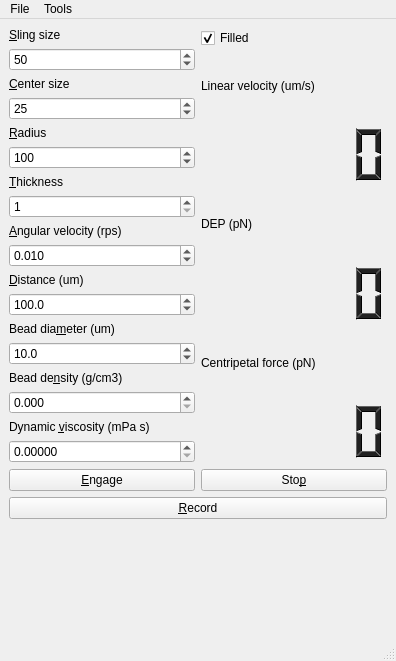
<?xml version="1.0" encoding="UTF-8"?>
<ui version="4.0">
 <author>Joan Juvert</author>
 <class>ControlWindow</class>
 <widget class="QMainWindow" name="ControlWindow">
  <property name="geometry">
   <rect>
    <x>0</x>
    <y>0</y>
    <width>396</width>
    <height>661</height>
   </rect>
  </property>
  <property name="sizePolicy">
   <sizepolicy hsizetype="Preferred" vsizetype="Preferred">
    <horstretch>0</horstretch>
    <verstretch>0</verstretch>
   </sizepolicy>
  </property>
  <property name="minimumSize">
   <size>
    <width>300</width>
    <height>661</height>
   </size>
  </property>
  <property name="maximumSize">
   <size>
    <width>396</width>
    <height>661</height>
   </size>
  </property>
  <property name="focusPolicy">
   <enum>Qt::ClickFocus</enum>
  </property>
  <property name="windowTitle">
   <string>Control Window (sling)</string>
  </property>
  <widget class="QWidget" name="centralwidget">
   <property name="autoFillBackground">
    <bool>false</bool>
   </property>
   <layout class="QGridLayout" name="gridLayout">
    <item row="0" column="0">
     <layout class="QVBoxLayout" name="verticalLayout_15">
      <item>
       <layout class="QVBoxLayout" name="verticalLayout_2">
        <item>
         <widget class="QLabel" name="slingSize_label">
          <property name="text">
           <string>&amp;Sling size</string>
          </property>
          <property name="buddy">
           <cstring>slingSize_spinBox</cstring>
          </property>
         </widget>
        </item>
        <item>
         <widget class="QSpinBox" name="slingSize_spinBox">
          <property name="toolTip">
           <string>Scale of the figure</string>
          </property>
          <property name="accelerated">
           <bool>false</bool>
          </property>
          <property name="minimum">
           <number>1</number>
          </property>
          <property name="maximum">
           <number>1000</number>
          </property>
          <property name="value">
           <number>50</number>
          </property>
         </widget>
        </item>
       </layout>
      </item>
      <item>
       <layout class="QVBoxLayout" name="verticalLayout_7">
        <item>
         <widget class="QLabel" name="centerSize_label">
          <property name="text">
           <string>&amp;Center size</string>
          </property>
          <property name="buddy">
           <cstring>centerSize_spinBox</cstring>
          </property>
         </widget>
        </item>
        <item>
         <widget class="QSpinBox" name="centerSize_spinBox">
          <property name="minimum">
           <number>1</number>
          </property>
          <property name="maximum">
           <number>1000</number>
          </property>
          <property name="value">
           <number>25</number>
          </property>
         </widget>
        </item>
       </layout>
      </item>
      <item>
       <layout class="QVBoxLayout" name="verticalLayout_14">
        <item>
         <widget class="QLabel" name="radius_label">
          <property name="text">
           <string>&amp;Radius</string>
          </property>
          <property name="buddy">
           <cstring>radius_spinBox</cstring>
          </property>
         </widget>
        </item>
        <item>
         <widget class="QSpinBox" name="radius_spinBox">
          <property name="minimum">
           <number>1</number>
          </property>
          <property name="maximum">
           <number>1000</number>
          </property>
          <property name="value">
           <number>100</number>
          </property>
         </widget>
        </item>
       </layout>
      </item>
      <item>
       <layout class="QVBoxLayout" name="verticalLayout_9">
        <item>
         <widget class="QLabel" name="thickness_label">
          <property name="text">
           <string>&amp;Thickness</string>
          </property>
          <property name="buddy">
           <cstring>thickness_spinBox</cstring>
          </property>
         </widget>
        </item>
        <item>
         <widget class="QSpinBox" name="thickness_spinBox">
          <property name="toolTip">
           <string>Thickness of the lines</string>
          </property>
          <property name="minimum">
           <number>1</number>
          </property>
          <property name="maximum">
           <number>1000</number>
          </property>
         </widget>
        </item>
       </layout>
      </item>
      <item>
       <layout class="QVBoxLayout" name="verticalLayout_3">
        <item>
         <widget class="QLabel" name="aVelocity_label">
          <property name="text">
           <string>&amp;Angular velocity (rps)</string>
          </property>
          <property name="buddy">
           <cstring>aVelocity_doubleSpinBox</cstring>
          </property>
         </widget>
        </item>
        <item>
         <widget class="QDoubleSpinBox" name="aVelocity_doubleSpinBox">
          <property name="toolTip">
           <string>Angular velocity in revolutions per second</string>
          </property>
          <property name="decimals">
           <number>3</number>
          </property>
          <property name="maximum">
           <double>100.000000000000000</double>
          </property>
          <property name="singleStep">
           <double>0.010000000000000</double>
          </property>
          <property name="value">
           <double>0.010000000000000</double>
          </property>
         </widget>
        </item>
       </layout>
      </item>
      <item>
       <layout class="QVBoxLayout" name="verticalLayout_4">
        <item>
         <widget class="QLabel" name="distance_label">
          <property name="text">
           <string>&amp;Distance (um)</string>
          </property>
          <property name="buddy">
           <cstring>distance_doubleSpinBox</cstring>
          </property>
         </widget>
        </item>
        <item>
         <widget class="QDoubleSpinBox" name="distance_doubleSpinBox">
          <property name="toolTip">
           <string>The distance from the center of the wheel to the center of the bead</string>
          </property>
          <property name="decimals">
           <number>1</number>
          </property>
          <property name="maximum">
           <double>1000.000000000000000</double>
          </property>
          <property name="value">
           <double>100.000000000000000</double>
          </property>
         </widget>
        </item>
       </layout>
      </item>
      <item>
       <layout class="QVBoxLayout" name="verticalLayout_6">
        <item>
         <widget class="QLabel" name="diameter_label">
          <property name="text">
           <string>Bead dia&amp;meter (um)</string>
          </property>
          <property name="buddy">
           <cstring>diameter_doubleSpinBox</cstring>
          </property>
         </widget>
        </item>
        <item>
         <widget class="QDoubleSpinBox" name="diameter_doubleSpinBox">
          <property name="toolTip">
           <string>Radius of the bead in microns</string>
          </property>
          <property name="decimals">
           <number>1</number>
          </property>
          <property name="maximum">
           <double>1000.000000000000000</double>
          </property>
          <property name="value">
           <double>10.000000000000000</double>
          </property>
         </widget>
        </item>
       </layout>
      </item>
      <item>
       <layout class="QVBoxLayout" name="verticalLayout_10">
        <item>
         <widget class="QLabel" name="density_label">
          <property name="text">
           <string>Bead de&amp;nsity (g/cm3)</string>
          </property>
          <property name="buddy">
           <cstring>density_doubleSpinBox</cstring>
          </property>
         </widget>
        </item>
        <item>
         <widget class="QDoubleSpinBox" name="density_doubleSpinBox">
          <property name="toolTip">
           <string>The density of the bead in g/cm3</string>
          </property>
          <property name="decimals">
           <number>3</number>
          </property>
          <property name="maximum">
           <double>100.000000000000000</double>
          </property>
         </widget>
        </item>
       </layout>
      </item>
      <item>
       <layout class="QVBoxLayout" name="verticalLayout">
        <item>
         <widget class="QLabel" name="viscosity_label">
          <property name="text">
           <string>Dynamic &amp;viscosity (mPa s)</string>
          </property>
          <property name="buddy">
           <cstring>viscosity_doubleSpinBox</cstring>
          </property>
         </widget>
        </item>
        <item>
         <widget class="QDoubleSpinBox" name="viscosity_doubleSpinBox">
          <property name="toolTip">
           <string>Dynamic viscosity of the solution in mPa s</string>
          </property>
          <property name="decimals">
           <number>5</number>
          </property>
          <property name="maximum">
           <double>1000000.000000000000000</double>
          </property>
         </widget>
        </item>
       </layout>
      </item>
     </layout>
    </item>
    <item row="1" column="0" colspan="2">
     <layout class="QVBoxLayout" name="verticalLayout_13">
      <item>
       <layout class="QHBoxLayout" name="horizontalLayout">
        <item>
         <widget class="QPushButton" name="engage_pushButton">
          <property name="toolTip">
           <string>Start the animation</string>
          </property>
          <property name="text">
           <string>&amp;Engage</string>
          </property>
         </widget>
        </item>
        <item>
         <widget class="QPushButton" name="stop_pushButton">
          <property name="toolTip">
           <string>Stop the animation</string>
          </property>
          <property name="text">
           <string>Sto&amp;p</string>
          </property>
         </widget>
        </item>
       </layout>
      </item>
      <item>
       <widget class="QPushButton" name="record_pushButton">
        <property name="focusPolicy">
         <enum>Qt::StrongFocus</enum>
        </property>
        <property name="toolTip">
         <string>Record the current parameters to file</string>
        </property>
        <property name="text">
         <string>&amp;Record</string>
        </property>
       </widget>
      </item>
     </layout>
    </item>
    <item row="0" column="1">
     <layout class="QVBoxLayout" name="verticalLayout_16">
      <item>
       <widget class="QCheckBox" name="filled_checkBox">
        <property name="text">
         <string>Filled</string>
        </property>
        <property name="checked">
         <bool>true</bool>
        </property>
       </widget>
      </item>
      <item>
       <layout class="QVBoxLayout" name="verticalLayout_12">
        <item>
         <layout class="QVBoxLayout" name="verticalLayout_5">
          <item>
           <widget class="QLabel" name="lVelocity_label">
            <property name="text">
             <string>Linear velocity (um/s)</string>
            </property>
           </widget>
          </item>
          <item>
           <widget class="QLCDNumber" name="lVelocity_LCDNumber">
            <property name="palette">
             <palette>
              <active>
               <colorrole role="WindowText">
                <brush brushstyle="SolidPattern">
                 <color alpha="255">
                  <red>33</red>
                  <green>33</green>
                  <blue>33</blue>
                 </color>
                </brush>
               </colorrole>
               <colorrole role="Light">
                <brush brushstyle="SolidPattern">
                 <color alpha="255">
                  <red>100</red>
                  <green>100</green>
                  <blue>100</blue>
                 </color>
                </brush>
               </colorrole>
               <colorrole role="Dark">
                <brush brushstyle="SolidPattern">
                 <color alpha="255">
                  <red>0</red>
                  <green>0</green>
                  <blue>0</blue>
                 </color>
                </brush>
               </colorrole>
               <colorrole role="Text">
                <brush brushstyle="SolidPattern">
                 <color alpha="255">
                  <red>33</red>
                  <green>33</green>
                  <blue>33</blue>
                 </color>
                </brush>
               </colorrole>
               <colorrole role="ButtonText">
                <brush brushstyle="SolidPattern">
                 <color alpha="255">
                  <red>33</red>
                  <green>33</green>
                  <blue>33</blue>
                 </color>
                </brush>
               </colorrole>
              </active>
              <inactive>
               <colorrole role="WindowText">
                <brush brushstyle="SolidPattern">
                 <color alpha="255">
                  <red>33</red>
                  <green>33</green>
                  <blue>33</blue>
                 </color>
                </brush>
               </colorrole>
               <colorrole role="Light">
                <brush brushstyle="SolidPattern">
                 <color alpha="255">
                  <red>100</red>
                  <green>100</green>
                  <blue>100</blue>
                 </color>
                </brush>
               </colorrole>
               <colorrole role="Dark">
                <brush brushstyle="SolidPattern">
                 <color alpha="255">
                  <red>0</red>
                  <green>0</green>
                  <blue>0</blue>
                 </color>
                </brush>
               </colorrole>
               <colorrole role="Text">
                <brush brushstyle="SolidPattern">
                 <color alpha="255">
                  <red>33</red>
                  <green>33</green>
                  <blue>33</blue>
                 </color>
                </brush>
               </colorrole>
               <colorrole role="ButtonText">
                <brush brushstyle="SolidPattern">
                 <color alpha="255">
                  <red>33</red>
                  <green>33</green>
                  <blue>33</blue>
                 </color>
                </brush>
               </colorrole>
              </inactive>
              <disabled>
               <colorrole role="WindowText">
                <brush brushstyle="SolidPattern">
                 <color alpha="255">
                  <red>0</red>
                  <green>0</green>
                  <blue>0</blue>
                 </color>
                </brush>
               </colorrole>
               <colorrole role="Light">
                <brush brushstyle="SolidPattern">
                 <color alpha="255">
                  <red>100</red>
                  <green>100</green>
                  <blue>100</blue>
                 </color>
                </brush>
               </colorrole>
               <colorrole role="Dark">
                <brush brushstyle="SolidPattern">
                 <color alpha="255">
                  <red>0</red>
                  <green>0</green>
                  <blue>0</blue>
                 </color>
                </brush>
               </colorrole>
               <colorrole role="Text">
                <brush brushstyle="SolidPattern">
                 <color alpha="255">
                  <red>0</red>
                  <green>0</green>
                  <blue>0</blue>
                 </color>
                </brush>
               </colorrole>
               <colorrole role="ButtonText">
                <brush brushstyle="SolidPattern">
                 <color alpha="255">
                  <red>0</red>
                  <green>0</green>
                  <blue>0</blue>
                 </color>
                </brush>
               </colorrole>
              </disabled>
             </palette>
            </property>
            <property name="toolTip">
             <string>Linear velocity of the bead in microns per second</string>
            </property>
            <property name="frameShape">
             <enum>QFrame::NoFrame</enum>
            </property>
            <property name="frameShadow">
             <enum>QFrame::Raised</enum>
            </property>
            <property name="smallDecimalPoint">
             <bool>false</bool>
            </property>
            <property name="numDigits">
             <number>6</number>
            </property>
           </widget>
          </item>
         </layout>
        </item>
        <item>
         <layout class="QVBoxLayout" name="verticalLayout_8">
          <item>
           <widget class="QLabel" name="DEPForce_label">
            <property name="text">
             <string>DEP (pN)</string>
            </property>
            <property name="textFormat">
             <enum>Qt::PlainText</enum>
            </property>
           </widget>
          </item>
          <item>
           <widget class="QLCDNumber" name="DEPForce_LCDNumber">
            <property name="palette">
             <palette>
              <active>
               <colorrole role="WindowText">
                <brush brushstyle="SolidPattern">
                 <color alpha="255">
                  <red>33</red>
                  <green>33</green>
                  <blue>33</blue>
                 </color>
                </brush>
               </colorrole>
               <colorrole role="Light">
                <brush brushstyle="SolidPattern">
                 <color alpha="255">
                  <red>100</red>
                  <green>100</green>
                  <blue>100</blue>
                 </color>
                </brush>
               </colorrole>
               <colorrole role="Dark">
                <brush brushstyle="SolidPattern">
                 <color alpha="255">
                  <red>0</red>
                  <green>0</green>
                  <blue>0</blue>
                 </color>
                </brush>
               </colorrole>
               <colorrole role="Text">
                <brush brushstyle="SolidPattern">
                 <color alpha="255">
                  <red>33</red>
                  <green>33</green>
                  <blue>33</blue>
                 </color>
                </brush>
               </colorrole>
               <colorrole role="ButtonText">
                <brush brushstyle="SolidPattern">
                 <color alpha="255">
                  <red>33</red>
                  <green>33</green>
                  <blue>33</blue>
                 </color>
                </brush>
               </colorrole>
              </active>
              <inactive>
               <colorrole role="WindowText">
                <brush brushstyle="SolidPattern">
                 <color alpha="255">
                  <red>33</red>
                  <green>33</green>
                  <blue>33</blue>
                 </color>
                </brush>
               </colorrole>
               <colorrole role="Light">
                <brush brushstyle="SolidPattern">
                 <color alpha="255">
                  <red>100</red>
                  <green>100</green>
                  <blue>100</blue>
                 </color>
                </brush>
               </colorrole>
               <colorrole role="Dark">
                <brush brushstyle="SolidPattern">
                 <color alpha="255">
                  <red>0</red>
                  <green>0</green>
                  <blue>0</blue>
                 </color>
                </brush>
               </colorrole>
               <colorrole role="Text">
                <brush brushstyle="SolidPattern">
                 <color alpha="255">
                  <red>33</red>
                  <green>33</green>
                  <blue>33</blue>
                 </color>
                </brush>
               </colorrole>
               <colorrole role="ButtonText">
                <brush brushstyle="SolidPattern">
                 <color alpha="255">
                  <red>33</red>
                  <green>33</green>
                  <blue>33</blue>
                 </color>
                </brush>
               </colorrole>
              </inactive>
              <disabled>
               <colorrole role="WindowText">
                <brush brushstyle="SolidPattern">
                 <color alpha="255">
                  <red>0</red>
                  <green>0</green>
                  <blue>0</blue>
                 </color>
                </brush>
               </colorrole>
               <colorrole role="Light">
                <brush brushstyle="SolidPattern">
                 <color alpha="255">
                  <red>100</red>
                  <green>100</green>
                  <blue>100</blue>
                 </color>
                </brush>
               </colorrole>
               <colorrole role="Dark">
                <brush brushstyle="SolidPattern">
                 <color alpha="255">
                  <red>0</red>
                  <green>0</green>
                  <blue>0</blue>
                 </color>
                </brush>
               </colorrole>
               <colorrole role="Text">
                <brush brushstyle="SolidPattern">
                 <color alpha="255">
                  <red>0</red>
                  <green>0</green>
                  <blue>0</blue>
                 </color>
                </brush>
               </colorrole>
               <colorrole role="ButtonText">
                <brush brushstyle="SolidPattern">
                 <color alpha="255">
                  <red>0</red>
                  <green>0</green>
                  <blue>0</blue>
                 </color>
                </brush>
               </colorrole>
              </disabled>
             </palette>
            </property>
            <property name="toolTip">
             <string>Dielectrophoretic force in pN</string>
            </property>
            <property name="frameShape">
             <enum>QFrame::NoFrame</enum>
            </property>
            <property name="frameShadow">
             <enum>QFrame::Raised</enum>
            </property>
            <property name="smallDecimalPoint">
             <bool>false</bool>
            </property>
            <property name="numDigits">
             <number>6</number>
            </property>
           </widget>
          </item>
         </layout>
        </item>
        <item>
         <layout class="QVBoxLayout" name="verticalLayout_11">
          <item>
           <widget class="QLabel" name="cForce_label">
            <property name="text">
             <string>Centripetal force (pN)</string>
            </property>
            <property name="textFormat">
             <enum>Qt::PlainText</enum>
            </property>
           </widget>
          </item>
          <item>
           <widget class="QLCDNumber" name="cForce_LCDNumber">
            <property name="palette">
             <palette>
              <active>
               <colorrole role="WindowText">
                <brush brushstyle="SolidPattern">
                 <color alpha="255">
                  <red>33</red>
                  <green>33</green>
                  <blue>33</blue>
                 </color>
                </brush>
               </colorrole>
               <colorrole role="Light">
                <brush brushstyle="SolidPattern">
                 <color alpha="255">
                  <red>100</red>
                  <green>100</green>
                  <blue>100</blue>
                 </color>
                </brush>
               </colorrole>
               <colorrole role="Dark">
                <brush brushstyle="SolidPattern">
                 <color alpha="255">
                  <red>0</red>
                  <green>0</green>
                  <blue>0</blue>
                 </color>
                </brush>
               </colorrole>
               <colorrole role="Text">
                <brush brushstyle="SolidPattern">
                 <color alpha="255">
                  <red>33</red>
                  <green>33</green>
                  <blue>33</blue>
                 </color>
                </brush>
               </colorrole>
               <colorrole role="ButtonText">
                <brush brushstyle="SolidPattern">
                 <color alpha="255">
                  <red>33</red>
                  <green>33</green>
                  <blue>33</blue>
                 </color>
                </brush>
               </colorrole>
              </active>
              <inactive>
               <colorrole role="WindowText">
                <brush brushstyle="SolidPattern">
                 <color alpha="255">
                  <red>33</red>
                  <green>33</green>
                  <blue>33</blue>
                 </color>
                </brush>
               </colorrole>
               <colorrole role="Light">
                <brush brushstyle="SolidPattern">
                 <color alpha="255">
                  <red>100</red>
                  <green>100</green>
                  <blue>100</blue>
                 </color>
                </brush>
               </colorrole>
               <colorrole role="Dark">
                <brush brushstyle="SolidPattern">
                 <color alpha="255">
                  <red>0</red>
                  <green>0</green>
                  <blue>0</blue>
                 </color>
                </brush>
               </colorrole>
               <colorrole role="Text">
                <brush brushstyle="SolidPattern">
                 <color alpha="255">
                  <red>33</red>
                  <green>33</green>
                  <blue>33</blue>
                 </color>
                </brush>
               </colorrole>
               <colorrole role="ButtonText">
                <brush brushstyle="SolidPattern">
                 <color alpha="255">
                  <red>33</red>
                  <green>33</green>
                  <blue>33</blue>
                 </color>
                </brush>
               </colorrole>
              </inactive>
              <disabled>
               <colorrole role="WindowText">
                <brush brushstyle="SolidPattern">
                 <color alpha="255">
                  <red>0</red>
                  <green>0</green>
                  <blue>0</blue>
                 </color>
                </brush>
               </colorrole>
               <colorrole role="Light">
                <brush brushstyle="SolidPattern">
                 <color alpha="255">
                  <red>100</red>
                  <green>100</green>
                  <blue>100</blue>
                 </color>
                </brush>
               </colorrole>
               <colorrole role="Dark">
                <brush brushstyle="SolidPattern">
                 <color alpha="255">
                  <red>0</red>
                  <green>0</green>
                  <blue>0</blue>
                 </color>
                </brush>
               </colorrole>
               <colorrole role="Text">
                <brush brushstyle="SolidPattern">
                 <color alpha="255">
                  <red>0</red>
                  <green>0</green>
                  <blue>0</blue>
                 </color>
                </brush>
               </colorrole>
               <colorrole role="ButtonText">
                <brush brushstyle="SolidPattern">
                 <color alpha="255">
                  <red>0</red>
                  <green>0</green>
                  <blue>0</blue>
                 </color>
                </brush>
               </colorrole>
              </disabled>
             </palette>
            </property>
            <property name="toolTip">
             <string>Centripetal force in pN</string>
            </property>
            <property name="frameShape">
             <enum>QFrame::NoFrame</enum>
            </property>
            <property name="frameShadow">
             <enum>QFrame::Raised</enum>
            </property>
            <property name="smallDecimalPoint">
             <bool>false</bool>
            </property>
            <property name="numDigits">
             <number>6</number>
            </property>
           </widget>
          </item>
         </layout>
        </item>
       </layout>
      </item>
     </layout>
    </item>
    <item row="2" column="1">
     <spacer name="verticalSpacer">
      <property name="orientation">
       <enum>Qt::Vertical</enum>
      </property>
      <property name="sizeHint" stdset="0">
       <size>
        <width>20</width>
        <height>13</height>
       </size>
      </property>
     </spacer>
    </item>
   </layout>
  </widget>
  <widget class="QMenuBar" name="menubar">
   <property name="geometry">
    <rect>
     <x>0</x>
     <y>0</y>
     <width>396</width>
     <height>27</height>
    </rect>
   </property>
   <widget class="QMenu" name="menuFile">
    <property name="title">
     <string>File</string>
    </property>
    <addaction name="action_quit"/>
   </widget>
   <widget class="QMenu" name="menuColor">
    <property name="title">
     <string>Tools</string>
    </property>
    <addaction name="action_invert"/>
   </widget>
   <addaction name="menuFile"/>
   <addaction name="menuColor"/>
  </widget>
  <widget class="QStatusBar" name="statusbar"/>
  <action name="action_quit">
   <property name="text">
    <string>Quit</string>
   </property>
   <property name="shortcut">
    <string>Ctrl+Q</string>
   </property>
  </action>
  <action name="action_invert">
   <property name="checkable">
    <bool>true</bool>
   </property>
   <property name="text">
    <string>Invert</string>
   </property>
   <property name="shortcut">
    <string>Alt+I</string>
   </property>
  </action>
  <action name="actionReset">
   <property name="text">
    <string>Reset</string>
   </property>
  </action>
 </widget>
 <tabstops>
  <tabstop>filled_checkBox</tabstop>
  <tabstop>slingSize_spinBox</tabstop>
  <tabstop>centerSize_spinBox</tabstop>
  <tabstop>radius_spinBox</tabstop>
  <tabstop>thickness_spinBox</tabstop>
  <tabstop>aVelocity_doubleSpinBox</tabstop>
  <tabstop>distance_doubleSpinBox</tabstop>
  <tabstop>diameter_doubleSpinBox</tabstop>
  <tabstop>density_doubleSpinBox</tabstop>
  <tabstop>viscosity_doubleSpinBox</tabstop>
  <tabstop>engage_pushButton</tabstop>
  <tabstop>stop_pushButton</tabstop>
  <tabstop>record_pushButton</tabstop>
 </tabstops>
 <resources/>
 <connections>
  <connection>
   <sender>action_quit</sender>
   <signal>activated()</signal>
   <receiver>ControlWindow</receiver>
   <slot>close()</slot>
   <hints>
    <hint type="sourcelabel">
     <x>-1</x>
     <y>-1</y>
    </hint>
    <hint type="destinationlabel">
     <x>332</x>
     <y>299</y>
    </hint>
   </hints>
  </connection>
 </connections>
</ui>
